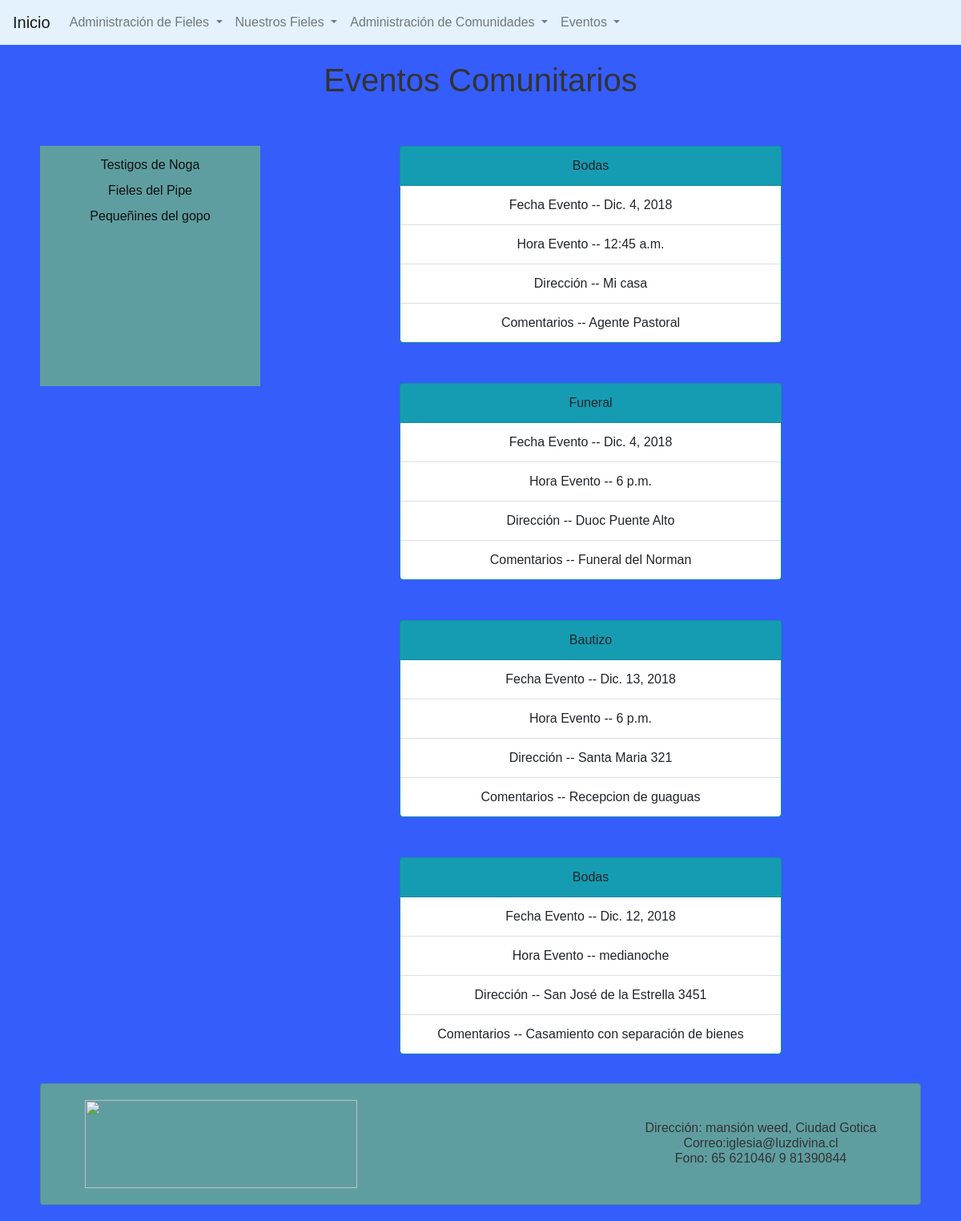
Screenshot of /administracion_comunidades/ with the database file from the repository.
### core/models.py (models this page shows, shortened)
class Comunidad(models.Model):
    descripcion = models.CharField(max_length=30)
    ubicacion = models.CharField(max_length=30)
    class Meta:
        verbose_name = "Comunidad"
        verbose_name_plural = "Comunidades"

class Evento(models.Model):
    fecha_evento = models.DateField(auto_now=False, auto_now_add=False)
    hora_evento = models.TimeField(auto_now=False, auto_now_add=False)
    descripcion = models.CharField(max_length=50)
    direccion = models.CharField(max_length=50)
    tipo_evento = models.ForeignKey(TipoEvento, on_delete=models.CASCADE)
    comunidad = models.ForeignKey(Comunidad, on_delete=models.CASCADE, null=True)
    class Meta:
        verbose_name = "Evento"
        verbose_name_plural = "Eventos"

class TipoEvento(models.Model):
    descripcion = models.CharField(max_length=30)
    def __str__(self):
        return self.descripcion
    class Meta:
        verbose_name = "Tipo de Evento"
        verbose_name_plural = "Tipos de Evento"

### core/views.py (the view)
# urls.py: path('administracion_comunidades/', views.AdministracionComunidades, name='administracion_comunidades'),
def AdministracionComunidades(request):
    eventos = Evento.objects.all()
    return render (request, 'core/administracion_comunidades.html', {'eventos':eventos})

### core/processors.py (called while the page is built)
def VariableBase(request):
    tipos_persona = TipoPersona.objects.all()
    tipos_evento = TipoEvento.objects.all()
    comunidades = Comunidad.objects.all()
    variables = {
        'tp':tipos_persona,
        'te':tipos_evento,
        'c':comunidades,
    }
    return variables

### core/templates/core/administracion_comunidades.html (shortened to what this page needs)
{% extends 'core/base.html' %}
{% load static %}
{% block contenido %}
<h1>Eventos Comunitarios</h1>
<div class="row">
    <div class="col-sm-3" style="margin-top: 50px; background-color: cadetblue; height: 300px;">
        {% if c %}
        {% for c in c %}
        <a class="dropdown-item" href="{% url 'lista_eventos_filtro_comunidad' c.id %}">{{c.descripcion}}</a>
        {% endfor%}
        {% else %}
        No hay tipos de evento
        {% endif%}
    </div>
    {% if eventos %}
    <div class="col-sm-9">
        {%for e in eventos %}
        <div class="card  bg-info mb-3" style="width: 60%; margin: 50px 20% 20px;text-align: center">
            <div class="card-header">
                {{e.tipo_evento}}
            </div>
            <ul class="list-group list-group-flush">
                <li class="list-group-item">Fecha Evento -- {{e.fecha_evento}}</li>
                <li class="list-group-item">Hora Evento -- {{e.hora_evento }}</li>
                <li class="list-group-item">Dirección -- {{e.direccion }}</li>
                <li class="list-group-item">Comentarios -- {{e.descripcion }}</li>
            </ul>
        </div>
        {% endfor %}
    </div>
    {% endif%}
</div>
{% endblock contenido %}

### core/static/core/css/estilo_general.css (style rules this page uses)
body { background-color: aqua; }
.card { background-color: cadetblue; text-align: center; margin: 20px 50px; }
.row { text-align: center; margin: 20px 50px; margin-top: 0%; }
h1 { text-align: center; color: aliceblue; font-family: 'Times New Roman', Times, serif; size: 15px; margin-top: 20px; }
@media only screen and (min-width: 500px) { body { background-image:url(https://www.solofondos.com/wp-content/uploads/2015/11/Fondos-para-paginas-web-grandes.jpg); background-repeat:repeat; background-position:top left; background-attachment:fixed; background-color:#355dfc; } }
body { font-family:Arial, Arial, Helvetica, sans-serif; }
h1, h2, h3, h4, h5, h6, #header .title { font-family:Arial, Verdada, Arial, Helvetica, sans-serif; color:#333; }
a:link, a:visited { color:#111; }

### rows the page displays
Comunidad: descripcion "Testigos de Noga"
Comunidad: descripcion "Fieles del Pipe"
Comunidad: descripcion "Pequeñines del gopo"
Evento: tipo_evento "Bodas", fecha_evento "Dic. 4, 2018", hora_evento "12:45 a.m.", direccion "Mi casa", descripcion "Agente Pastoral"
Evento: tipo_evento "Funeral", fecha_evento "Dic. 4, 2018", hora_evento "6 p.m.", direccion "Duoc Puente Alto", descripcion "Funeral del Norman"
Evento: tipo_evento "Bautizo", fecha_evento "Dic. 13, 2018", hora_evento "6 p.m.", direccion "Santa Maria 321", descripcion "Recepcion de guaguas"
Evento: tipo_evento "Bodas", fecha_evento "Dic. 12, 2018", hora_evento "medianoche", direccion "San José de la Estrella 3451", descripcion "Casamiento con separación de bienes"
